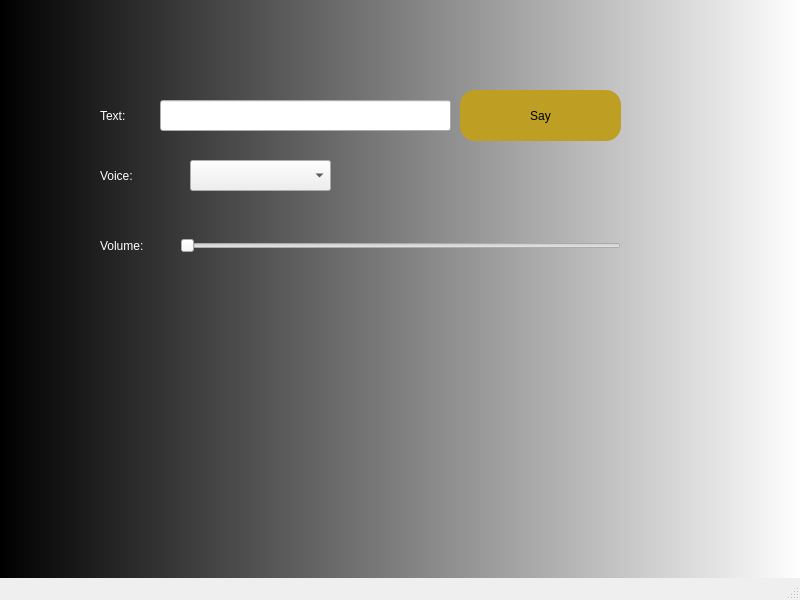
<?xml version="1.0" encoding="UTF-8"?>
<ui version="4.0">
 <class>MainWindow</class>
 <widget class="QMainWindow" name="MainWindow">
  <property name="geometry">
   <rect>
    <x>0</x>
    <y>0</y>
    <width>800</width>
    <height>600</height>
   </rect>
  </property>
  <property name="windowTitle">
   <string>MainWindow</string>
  </property>
  <widget class="QWidget" name="centralwidget">
   <widget class="QLabel" name="label">
    <property name="geometry">
     <rect>
      <x>0</x>
      <y>0</y>
      <width>801</width>
      <height>601</height>
     </rect>
    </property>
    <property name="styleSheet">
     <string notr="true">background-color: qlineargradient(spread:pad, x1:0, y1:0, x2:1, y2:0, stop:0 rgba(0, 0, 0, 255), stop:1 rgba(255, 255, 255, 255));</string>
    </property>
    <property name="text">
     <string/>
    </property>
   </widget>
   <widget class="QLabel" name="label_2">
    <property name="geometry">
     <rect>
      <x>100</x>
      <y>100</y>
      <width>51</width>
      <height>31</height>
     </rect>
    </property>
    <property name="styleSheet">
     <string notr="true">color: rgb(255, 255, 255);
font: 75 12pt &quot;MS Shell Dlg 2&quot;;</string>
    </property>
    <property name="text">
     <string>Text:</string>
    </property>
   </widget>
   <widget class="QLineEdit" name="lineEdit">
    <property name="geometry">
     <rect>
      <x>160</x>
      <y>100</y>
      <width>291</width>
      <height>31</height>
     </rect>
    </property>
   </widget>
   <widget class="QPushButton" name="pushButton">
    <property name="geometry">
     <rect>
      <x>460</x>
      <y>90</y>
      <width>161</width>
      <height>51</height>
     </rect>
    </property>
    <property name="styleSheet">
     <string notr="true">color: black;
background-color: rgb(190, 159, 35);
font: 14pt &quot;MS Shell Dlg 2&quot;;
border-radius: 15px ;</string>
    </property>
    <property name="text">
     <string>Say</string>
    </property>
   </widget>
   <widget class="QLabel" name="label_3">
    <property name="geometry">
     <rect>
      <x>100</x>
      <y>160</y>
      <width>61</width>
      <height>31</height>
     </rect>
    </property>
    <property name="styleSheet">
     <string notr="true">color: rgb(255, 255, 255);
font: 75 12pt &quot;MS Shell Dlg 2&quot;;</string>
    </property>
    <property name="text">
     <string>Voice:</string>
    </property>
   </widget>
   <widget class="QComboBox" name="comboBox">
    <property name="geometry">
     <rect>
      <x>190</x>
      <y>160</y>
      <width>141</width>
      <height>31</height>
     </rect>
    </property>
   </widget>
   <widget class="QLabel" name="label_4">
    <property name="geometry">
     <rect>
      <x>100</x>
      <y>230</y>
      <width>81</width>
      <height>31</height>
     </rect>
    </property>
    <property name="styleSheet">
     <string notr="true">color: rgb(255, 255, 255);
font: 75 12pt &quot;MS Shell Dlg 2&quot;;</string>
    </property>
    <property name="text">
     <string>Volume:</string>
    </property>
   </widget>
   <widget class="QSlider" name="horizontalSlider">
    <property name="geometry">
     <rect>
      <x>180</x>
      <y>230</y>
      <width>441</width>
      <height>31</height>
     </rect>
    </property>
    <property name="orientation">
     <enum>Qt::Horizontal</enum>
    </property>
   </widget>
  </widget>
  <widget class="QStatusBar" name="statusbar"/>
 </widget>
 <resources/>
 <connections/>
</ui>
